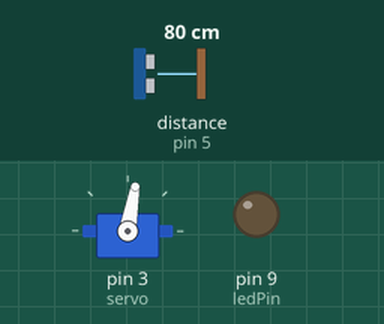
Simulated run of this sketch. Board: Arduino Uno, built with avr-gcc and run on an emulated ATmega328P. Shown: servo, output pins drawn as LEDs (lit = HIGH). Wiring (inferred from the names in the program): ultrasonic range finder: trigger pin 6; echo pin 5. The test bench sets the inputs (shaded band); at power-on: distance to the obstacle (sensor on pin 5) 80 cm. The echo pulse lasts 58.3 µs per cm; pins used as bus, display or sensor lines are not drawn.

Above: at 1.2 s.
1.3 s: distance to the obstacle (sensor on pin 5) set to 12 cm
3.5 s: distance to the obstacle (sensor on pin 5) set to 9 cm
At 5.5 s:
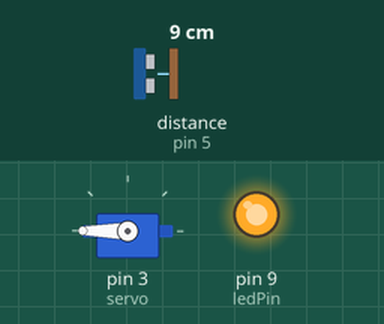
6.0 s: distance to the obstacle (sensor on pin 5) set to 18 cm
At 8.7 s:
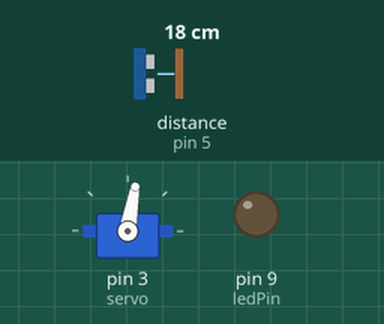
9.0 s: distance to the obstacle (sensor on pin 5) set to 2 cm
At 10.9 s:
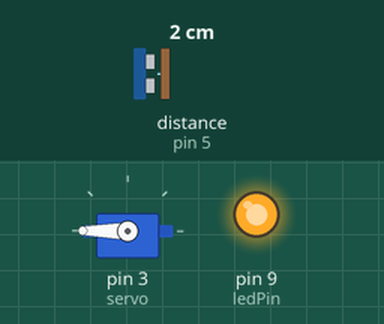
Timing chart, 0 to 12.4 s (numbered marks = the images above; inputs shaded):
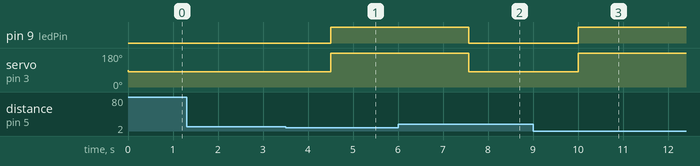

The sketch:

BoteDeBasura.ino
```cpp
#include <Servo.h>
    Servo servo;
int const trigPin = 6;
int const echoPin = 5;
int const ledPin = 9;

void setup() {
  Serial.begin(9600);
  pinMode(ledPin, OUTPUT);
  pinMode(trigPin, OUTPUT);
  pinMode(echoPin, INPUT);
    servo.attach(3);
}

void loop() {
  int distanciaMS, distanciaCM;
  digitalWrite(trigPin, HIGH);
  delay(1);
  digitalWrite(trigPin, LOW);
  distanciaMS = pulseIn(echoPin, HIGH);
  // La distancia se mide en centimetros, a partir de los microsegundos obtenidos del sensor ultrasonico, con la siguiente formula
  distanciaCM = (distanciaMS/2) / 29.1;
  // if distance less than 0.5 meter and more than 0 (0 or less means over range)
  if (distanciaCM <= 10 && distanciaCM >= 0) {
    delay(1000);
    servo.write(180);
      digitalWrite(ledPin, HIGH);
      delay(3000);
  } else {
    digitalWrite(ledPin, LOW);
    servo.write(80);
  }
  delay(60);
}
```

Measured:
- the behaviour switches between 11 and 10 cm on distance to the obstacle (sensor on pin 5) (found by bisection; images 0 and 1)
- after the input at 1.3 s, every drawn part: stays the same
- after the input at 3.5 s, pin 9 (ledPin): LOW → HIGH after 1.0 s; servo on pin 3 (servo): 80° → 180° after 1.0 s
- after the input at 6.0 s, pin 9 (ledPin): HIGH → LOW after 1.6 s; servo on pin 3 (servo): 180° → 80° after 1.6 s
- after the input at 9.0 s, pin 9 (ledPin): LOW → HIGH after 1.0 s; servo on pin 3 (servo): 80° → 180° after 1.0 s
